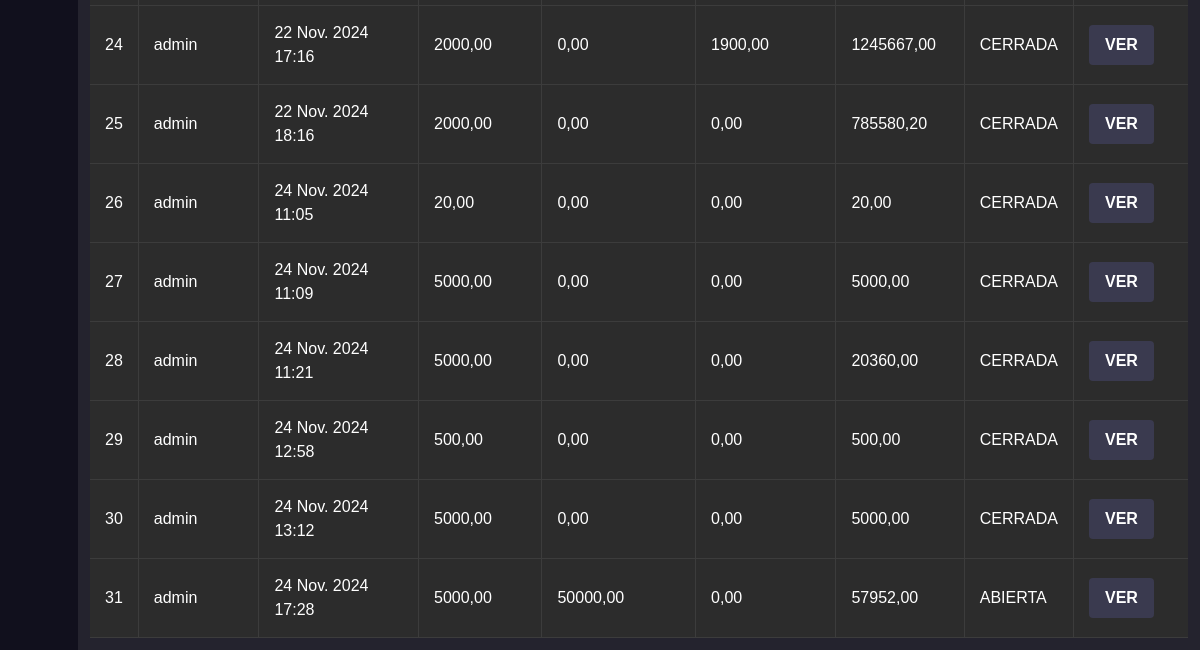
Page /cajas (signed in, lower part) on the earlier database version.
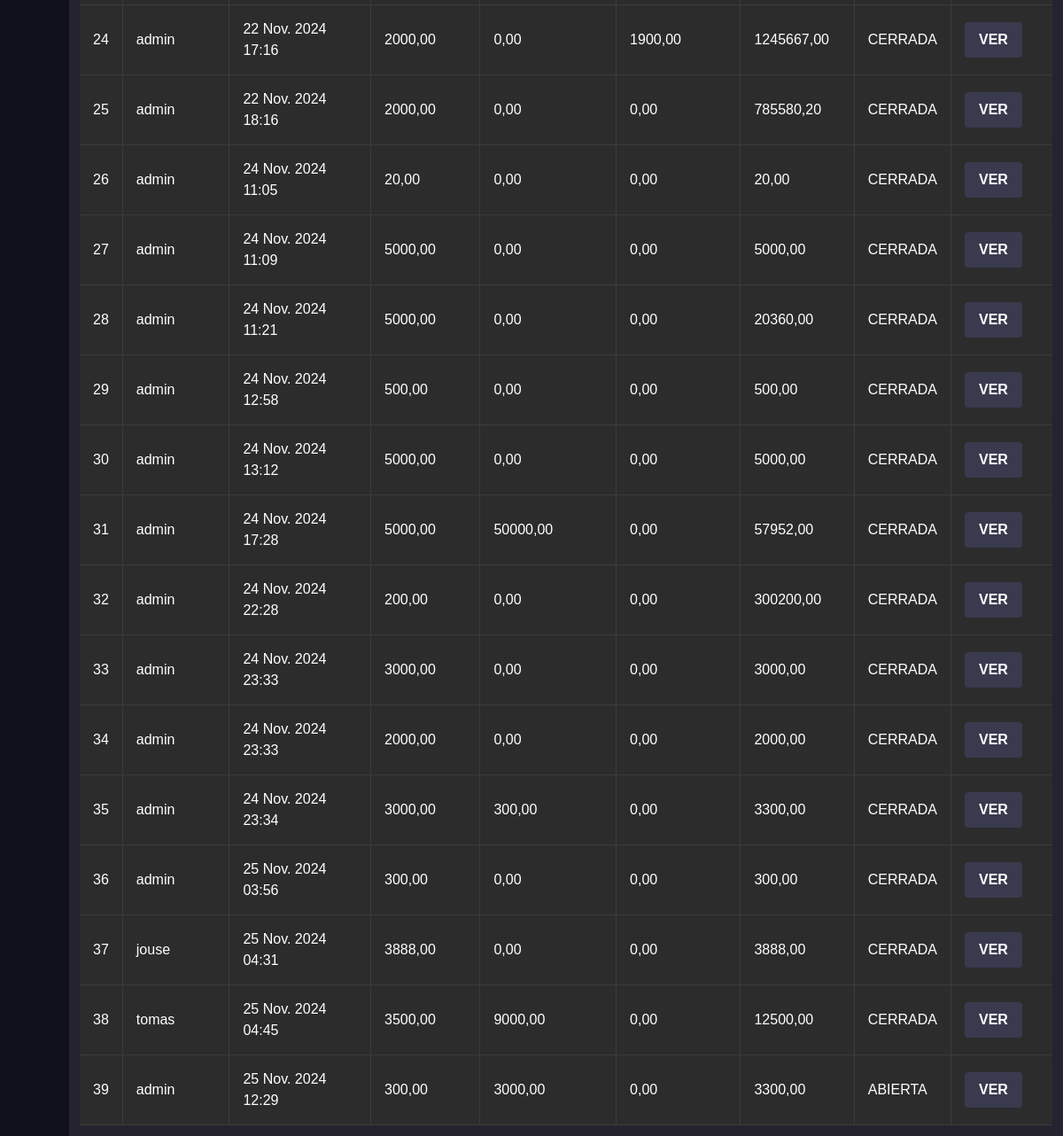
Same page on the later database version.
### entidad/models.py (models this page shows, shortened)
class Caja(models.Model):
    empleado= models.ForeignKey(User, on_delete=models.CASCADE)
    fecha_apertura= models.DateTimeField(auto_now_add=True)
    fecha_cierre = models.DateTimeField(null=True, blank=True)
    monto_inicial= models.DecimalField(max_digits=10, decimal_places=2, default=0)
    total_ingresado= models.DecimalField(max_digits=10, decimal_places=2, default=0)
    total_egresado= models.DecimalField(max_digits=10, decimal_places=2, default=0)
    saldo_total= models.DecimalField(max_digits=10, decimal_places=2)
    activo= models.BooleanField(default=False)
    class Meta:
        verbose_name = "Caja"
        verbose_name_plural = "Cajas"

### entidad/views.py (the view)
# urls.py: path('cajas',views.cajas, name='cajas'),
@login_required
def cajas(request):
    if not request.user.has_perm('entidad.add_caja'):
        return redirect('permiso_denegado')
    caja_list= Caja.objects.all()
    return render(request, 'entidad/cajas.html', {'cajas': caja_list})

### templates/entidad/cajas.html (shortened to what this page needs)
{% extends "base.html" %}
{% load static %}
{% block content %}
<link rel="stylesheet" href="{% static 'css/productos_tabla.css' %}">
<table class="table-custom" id="table-registrocajas">
    <tbody>
        {% for caja in cajas %}
            <tr>
                <td>{{ caja.id }}</td>
                <td>{{ caja.empleado }}</td>
                <td>{{ caja.fecha_apertura }}</td>
                <td>{{ caja.monto_inicial }}</td>
                <td>{{ caja.total_ingresado }}</td>
                <td>{{ caja.total_egresado }}</td>
                <td>{{ caja.saldo_total }}</td>
                <td>
                    {% if caja.activo %}
                        ABIERTA
                    {% else %}
                        CERRADA
                    {% endif %}
                </td>
                <td>
                    <a href="{% url 'ventas' caja.id %}" class="btn btn-secondary">VER</a>
                </td>
            </tr>
        {% empty %}
            <tr>
                <td colspan="9">No hay cajas disponibles.</td>
            </tr>
        {% endfor %}
    </tbody>
</table>
{% endblock %}

Differences in the rows shown:
changed Caja "24 Nov. 2024 17:28": activo "ABIERTA" → "CERRADA"
added Caja: id "32", empleado "admin", fecha_apertura "24 Nov. 2024 22:28", monto_inicial "200,00", total_ingresado "0,00", total_egresado "0,00", saldo_total "300200,00", activo "CERRADA"
added Caja: id "33", empleado "admin", fecha_apertura "24 Nov. 2024 23:33", monto_inicial "3000,00", total_ingresado "0,00", total_egresado "0,00", saldo_total "3000,00", activo "CERRADA"
added Caja: id "34", empleado "admin", fecha_apertura "24 Nov. 2024 23:33", monto_inicial "2000,00", total_ingresado "0,00", total_egresado "0,00", saldo_total "2000,00", activo "CERRADA"
added Caja: id "35", empleado "admin", fecha_apertura "24 Nov. 2024 23:34", monto_inicial "3000,00", total_ingresado "300,00", total_egresado "0,00", saldo_total "3300,00", activo "CERRADA"
added Caja: id "36", empleado "admin", fecha_apertura "25 Nov. 2024 03:56", monto_inicial "300,00", total_ingresado "0,00", total_egresado "0,00", saldo_total "300,00", activo "CERRADA"
added Caja: id "37", empleado "jouse", fecha_apertura "25 Nov. 2024 04:31", monto_inicial "3888,00", total_ingresado "0,00", total_egresado "0,00", saldo_total "3888,00", activo "CERRADA"
added Caja: id "38", empleado "tomas", fecha_apertura "25 Nov. 2024 04:45", monto_inicial "3500,00", total_ingresado "9000,00", total_egresado "0,00", saldo_total "12500,00", activo "CERRADA"
added Caja: id "39", empleado "admin", fecha_apertura "25 Nov. 2024 12:29", monto_inicial "300,00", total_ingresado "3000,00", total_egresado "0,00", saldo_total "3300,00", activo "ABIERTA"
